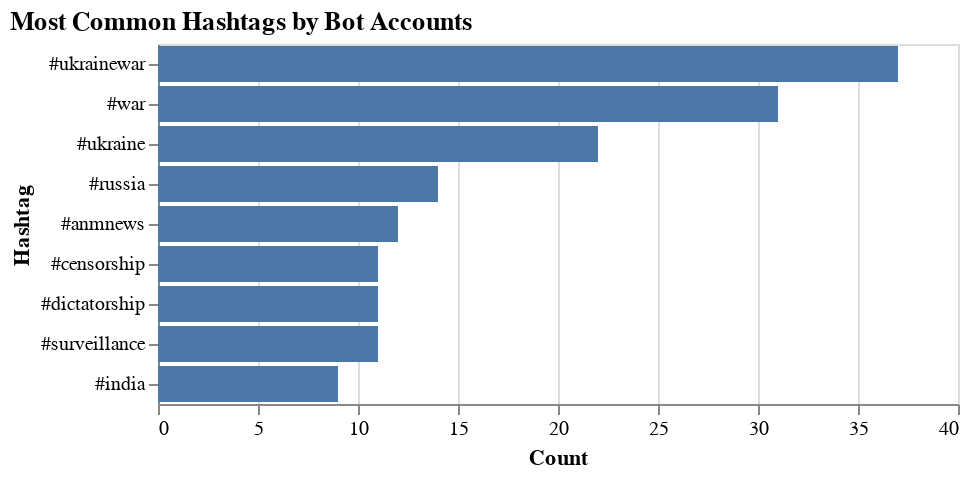

This figure's notebook cell:
### Code cell
chart_bot = alt.Chart(df_bot).mark_bar().encode(
    x=alt.X('count:Q', axis=alt.Axis(title='Count')),
    y=alt.Y('hashtag:N', axis=alt.Axis(title='Hashtag'), sort='-x'),
).transform_window(
    rank='rank(count)',
    sort=[alt.SortField('count', order='descending')]
).transform_filter(
    (alt.datum.rank < 10)
).properties(
   title="Most Common Hashtags by Bot Accounts"
).configure_title(
   color="black",
   fontSize=13,
   anchor="start"
)

chart_bot

### Figure 1 — Vega-Lite specification as saved in the notebook (floating-point values rounded to 4 significant figures; data arrays with more than 128 entries replaced by an {"elided": "..."} marker saying what was removed)
{"config": {"view": {"continuousWidth": 400, "continuousHeight": 300}, "title": {"anchor": "start", "color": "black", "fontSize": 13}}, "data": {"name": "data-077570fec6dc9ca5cafb20fc3a1a94b1"}, "mark": "bar", "encoding": {"x": {"axis": {"title": "Count"}, "field": "count", "type": "quantitative"}, "y": {"axis": {"title": "Hashtag"}, "field": "hashtag", "sort": "-x", "type": "nominal"}}, "title": "Most Common Hashtags by Bot Accounts", "transform": [{"window": [{"op": "rank", "field": "count", "as": "rank"}], "sort": [{"field": "count", "order": "descending"}]}, {"filter": "(datum.rank < 10)"}], "$schema": "https://vega.github.io/schema/vega-lite/v4.17.0.json", "datasets": {"data-077570fec6dc9ca5cafb20fc3a1a94b1": {"elided": "177 records"}}}
